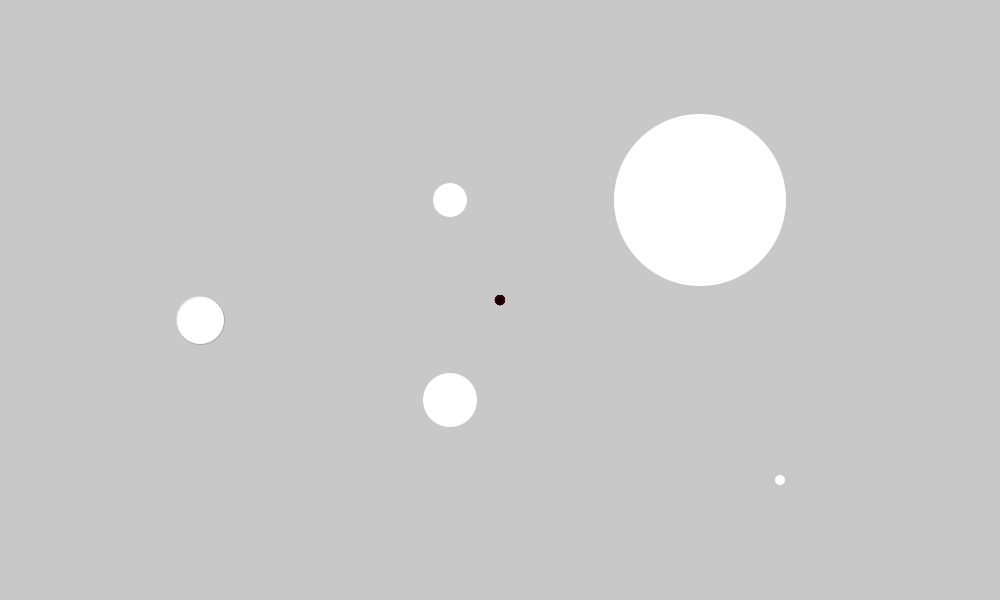
Frame 1 (no input)
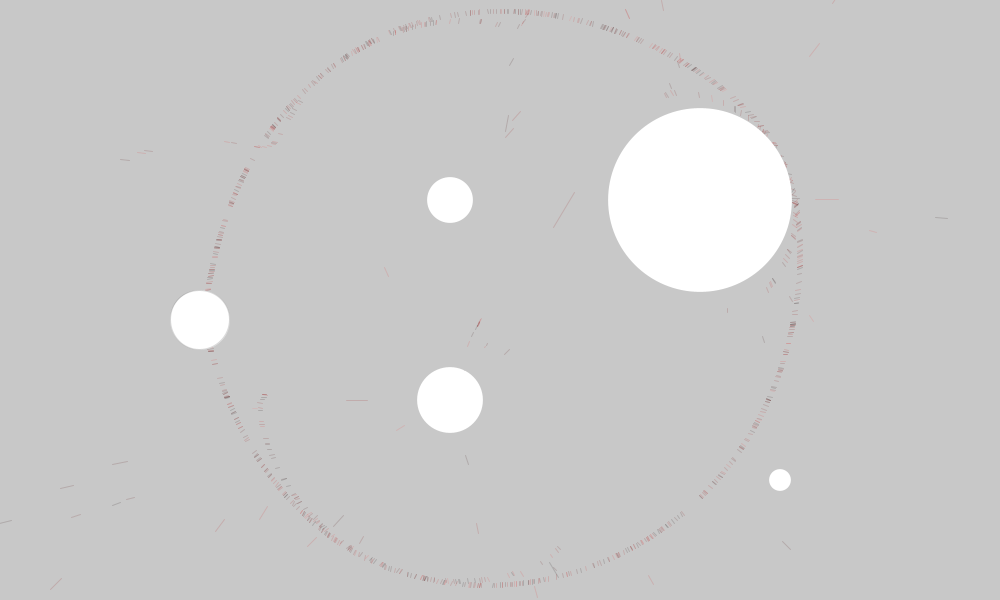
Frame 60 (the mouse pressed at the canvas centre just before this capture)
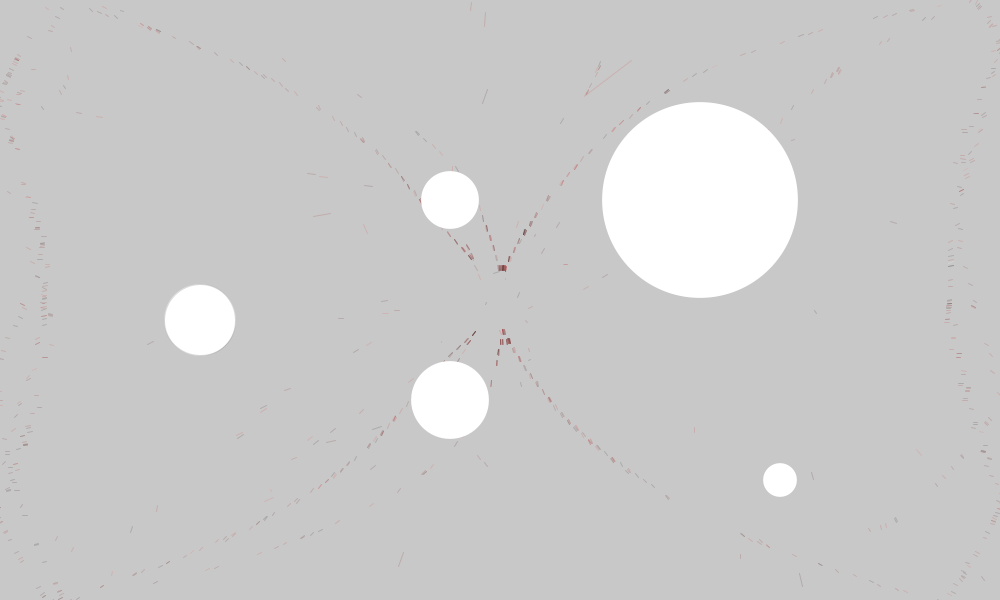
Frame 120 (the mouse held since frame 60 and released just before this capture)

The Processing sketch that drew these frames (run headless with seeded random() and noise(); from frame 60 on, the mouse is pressed at the canvas centre):

// Processing sketch: processing_126628
// ── processing_126628.pde

/* OpenProcessing Tweak of *@*http://www.openprocessing.org/sketch/2357*@* */
/* !do not delete the line above, required for linking your tweak if you upload again */

color c = color(255);
particule[] Z = new particule[1000];

float colour = (0);
long time = 1;

Continent amerique;
Continent europe;
Continent afrique;
Continent asie;
Continent oceanie;


void setup(){
 size(1000, 600); 
 background(255);
 smooth();
 noStroke();
 //Création des continents
 amerique = new Continent(200, 320, 48, c);
 europe = new Continent(450, 200, 34, c);
 afrique = new Continent(450, 400, 54, c);
 asie = new Continent(700, 200, 172, c);
 oceanie = new Continent(780, 480, 10, c);
 
  float r, phi, x, y, xx, yy;
  
  for(int i = 0; i < Z.length; i++) {
    r = random(8)+7;
    phi = random(TWO_PI);
    x = width/2+r*cos(phi);
    y = height/2+r*sin(phi);
    xx = width/2+r*cos(phi+0.1);
    yy = height/2+r*sin(phi+0.1);
    Z[i] = new particule( (width/2), (height/2), 5, findAngle(x-xx,y-yy), 0.5 );

  }
}

void draw(){

background(200);
 float r;

  colorMode(HSB,1);
  for(int i = 0; i < Z.length; i++) {
    Z[i].gravitate( new particule( 200,320, 0, 0, 380 ) );
    Z[i].gravitate( new particule( 450,200, 0, 0, 240) );
    Z[i].gravitate( new particule( 450,400, 0, 0, 440 ) );
    Z[i].gravitate( new particule( 700,200, 0, 0, 1170 ));
    Z[i].gravitate( new particule( 780,480, 0, 0, 14 ) );
    Z[i].update();
    r = float(i)/Z.length;
    stroke( colour, pow(r,0.1), 1-r, 0.15 );
    Z[i].display();
  }
      
  colorMode(RGB,255);
  
  time++;


   //Amérique
   amerique.dessiner();
   //Europe
   europe.dessiner();
   //Afrique
   afrique.dessiner();
   //Asie
   asie.dessiner();
   //Océanie
   oceanie.dessiner();
   
   if (amerique.infected){
     amerique.decroitre();
   }
   else {
     amerique.croitre();
   }
   
   if (europe.infected){
     europe.decroitre();
   }
   else {
     europe.croitre();
   }
   if (afrique.infected){
     afrique.decroitre();
   }
   else {
     afrique.croitre();
   }
    if (asie.infected){
     asie.decroitre();
   }
   else {
     asie.croitre();
   }
   if (oceanie.infected){
     oceanie.decroitre();
   }
   else {
     oceanie.croitre();
   }

}


void mousePressed() {
  
  if (dist(amerique.x,amerique.y, mouseX, mouseY) < amerique.diametre/2) {
    amerique.infecter();
  }
  else if (dist(europe.x, europe.y, mouseX, mouseY) < europe.diametre/2) {
    europe.infecter();
  }
  else if (dist(afrique.x, afrique.y, mouseX, mouseY) < afrique.diametre/2) {
    afrique.infecter();
  }
  else if (dist(asie.x, asie.y, mouseX, mouseY) < asie.diametre/2) {
    asie.infecter();
  }
  else if (dist(oceanie.x, oceanie.y, mouseX, mouseY) < oceanie.diametre/2) {
    oceanie.infecter();
  }
}
class Continent {

  float x, y;
  float diametre;
  boolean infected;
  color c;

  Continent(float _x, float _y, float _diametre, color _c) {
   x = _x;
   y = _y;
   diametre = _diametre;
   infected = false;
   c = _c;
  }

  void dessiner() {
    fill(c);
    ellipse(x, y, diametre, diametre);
    noStroke();
  }

  void croitre() {
    diametre = diametre + 0.2;
  }

  void decroitre() {    
    if (diametre < 1){  diametre = 0; }
    diametre = diametre - 0.4;
  }

  void infecter() {
    c = color(255, 0, 0);
    infected = true;
  }

}
class particule {
  
  float x;
  float y;
  float px;
  float py;
  float magnitude;
  float angle;
  float mass;
  
  particule( float dx, float dy, float V, float A, float M ) {
    x = dx;
    y = dy;
    px = dx;
    py = dy;
    magnitude = V;
    angle = A;
    mass = M;
  }
  
  void reset( float dx, float dy, float V, float A, float M ) {
    x = dx;
    y = dy;
    px = dx;
    py = dy;
    magnitude = V;
    angle = A;
    mass = M;
  }
  
  void gravitate( particule Z ) {
    float F, mX, mY, A;
    if( sq( x - Z.x ) + sq( y - Z.y ) != 0 ) {
      F = mass * Z.mass;
      //if( sq( x - Z.x ) + sq( y - Z.y ) > 1 ) {
        F /= sq( x - Z.x ) + sq( y - Z.y );
      //}
      mX = ( mass * x + Z.mass * Z.x ) / ( mass + Z.mass );
      mY = ( mass * y + Z.mass * Z.y ) / ( mass + Z.mass );
      A = findAngle( mX - x, mY - y );
      
      mX = F * cos(A);
      mY = F * sin(A);
      
      mX += magnitude * cos(angle);
      mY += magnitude * sin(angle);
      
      magnitude = sqrt( sq(mX) + sq(mY) );
      angle = findAngle( mX, mY );
    }
  }
    void display() {
    line(px,py,x,y);
    px = x;
    py = y;
  }
  
  void update() {
    
    x += magnitude * cos(angle);
    y += magnitude * sin(angle);
    if(x<0||x>width){
      //
    magnitude *= -1;
  }
    if(y<0||y>height){
    magnitude *= -1;
  }
  }
  

  
  
}

float findAngle( float x, float y ) {
  float theta;
  if(x == 0) {
    if(y > 0) {
      theta = HALF_PI;
    }
    else if(y < 0) {
      theta = 3*HALF_PI;
    }
    else {
      theta = 0;
    }
  }
  else {
    theta = atan( y / x );
    if(( x < 0 ) && ( y >= 0 )) { theta += PI; }
    if(( x < 0 ) && ( y < 0 )) { theta -= PI; }
  }
  return theta;
}
 
